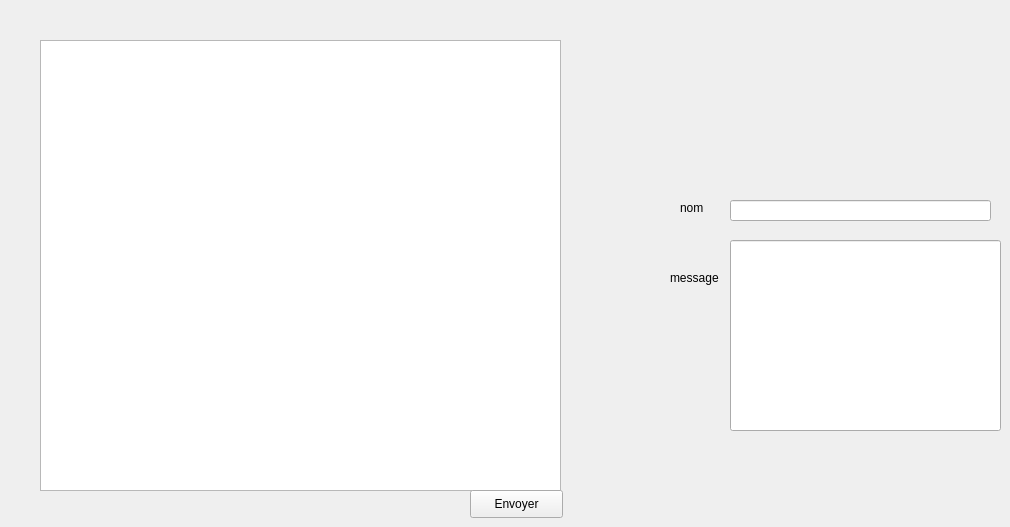
        <widget class="QWidget" name="tab_10">
         <attribute name="title">
          <string>Chat</string>
         </attribute>
         <widget class="QTableView" name="tab_message">
          <property name="geometry">
           <rect>
            <x>40</x>
            <y>40</y>
            <width>521</width>
            <height>451</height>
           </rect>
          </property>
         </widget>
         <widget class="QLineEdit" name="le_id_chat">
          <property name="geometry">
           <rect>
            <x>730</x>
            <y>200</y>
            <width>261</width>
            <height>21</height>
           </rect>
          </property>
         </widget>
         <widget class="QLineEdit" name="le_message">
          <property name="geometry">
           <rect>
            <x>730</x>
            <y>240</y>
            <width>271</width>
            <height>191</height>
           </rect>
          </property>
         </widget>
         <widget class="QPushButton" name="pb_envoyer">
          <property name="geometry">
           <rect>
            <x>470</x>
            <y>490</y>
            <width>93</width>
            <height>28</height>
           </rect>
          </property>
          <property name="text">
           <string>Envoyer</string>
          </property>
         </widget>
         <widget class="QLabel" name="label_31">
          <property name="geometry">
           <rect>
            <x>680</x>
            <y>200</y>
            <width>56</width>
            <height>16</height>
           </rect>
          </property>
          <property name="text">
           <string>nom</string>
          </property>
         </widget>
         <widget class="QLabel" name="label_32">
          <property name="geometry">
           <rect>
            <x>670</x>
            <y>270</y>
            <width>56</width>
            <height>16</height>
           </rect>
          </property>
          <property name="text">
           <string>message</string>
          </property>
         </widget>
        </widget>
